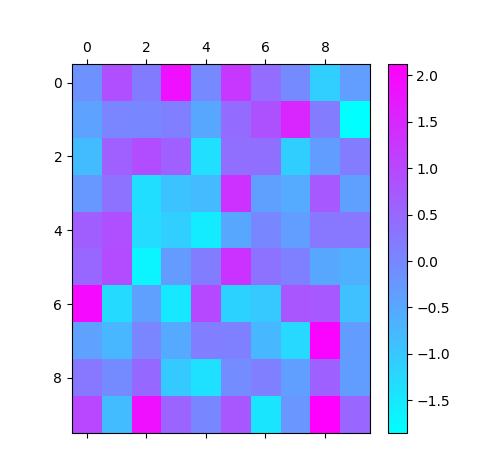

The script that drew this image:
import numpy as np
import matplotlib.pyplot as plt

# show heat map
def create_heat(output, title="Chicago heat map"):
    #plt.figure(create_heat.counter)
    create_heat.counter += 1
    im = plt.matshow(output, cmap=plt.cm.cool, aspect='auto')
    plt.colorbar(im)
    plt.show()

create_heat.counter = 0

x = np.random.randn(10,10)
create_heat(x)
